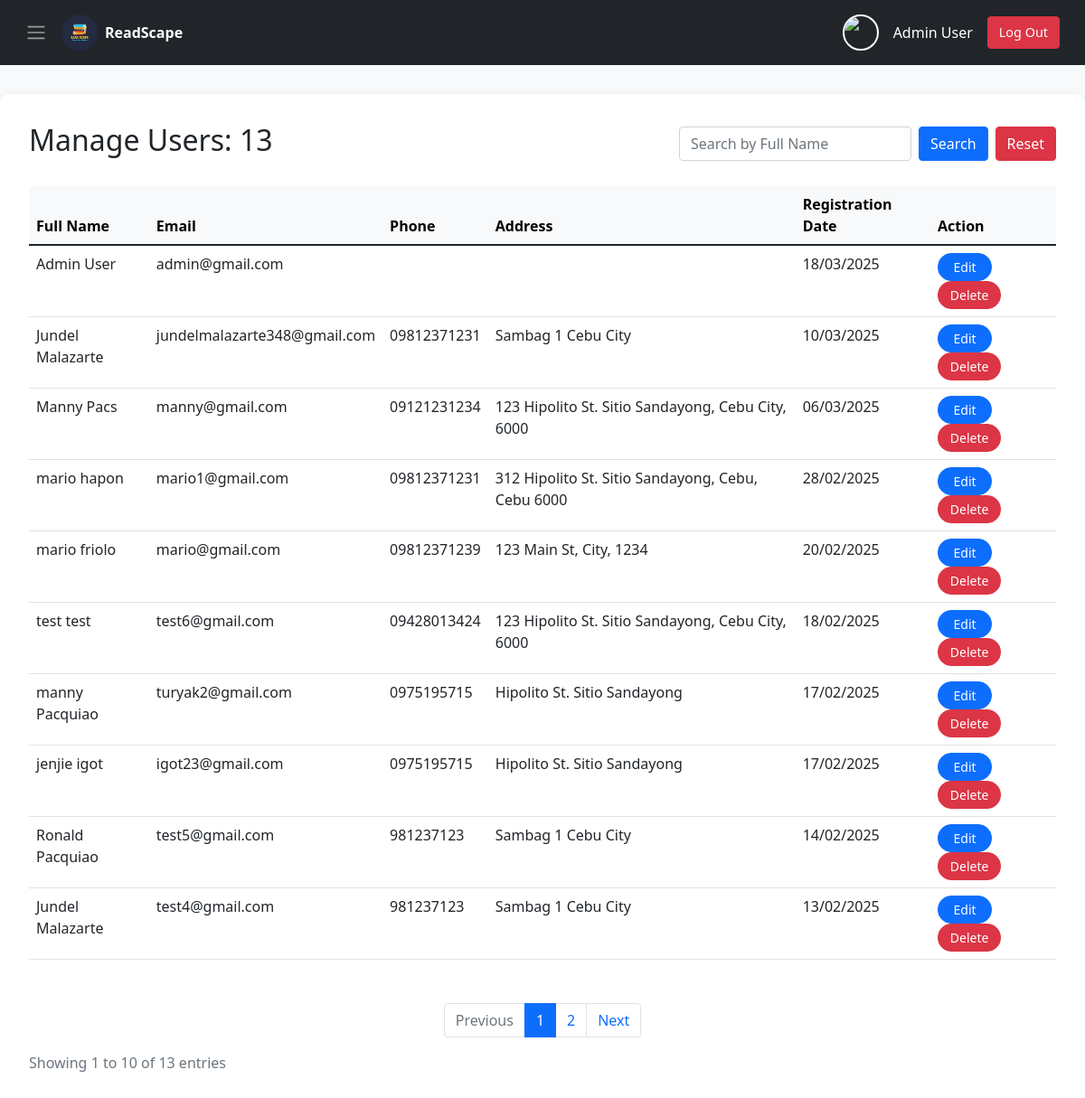
Before: /admin/manage_user.php (signed in) with the older database file.
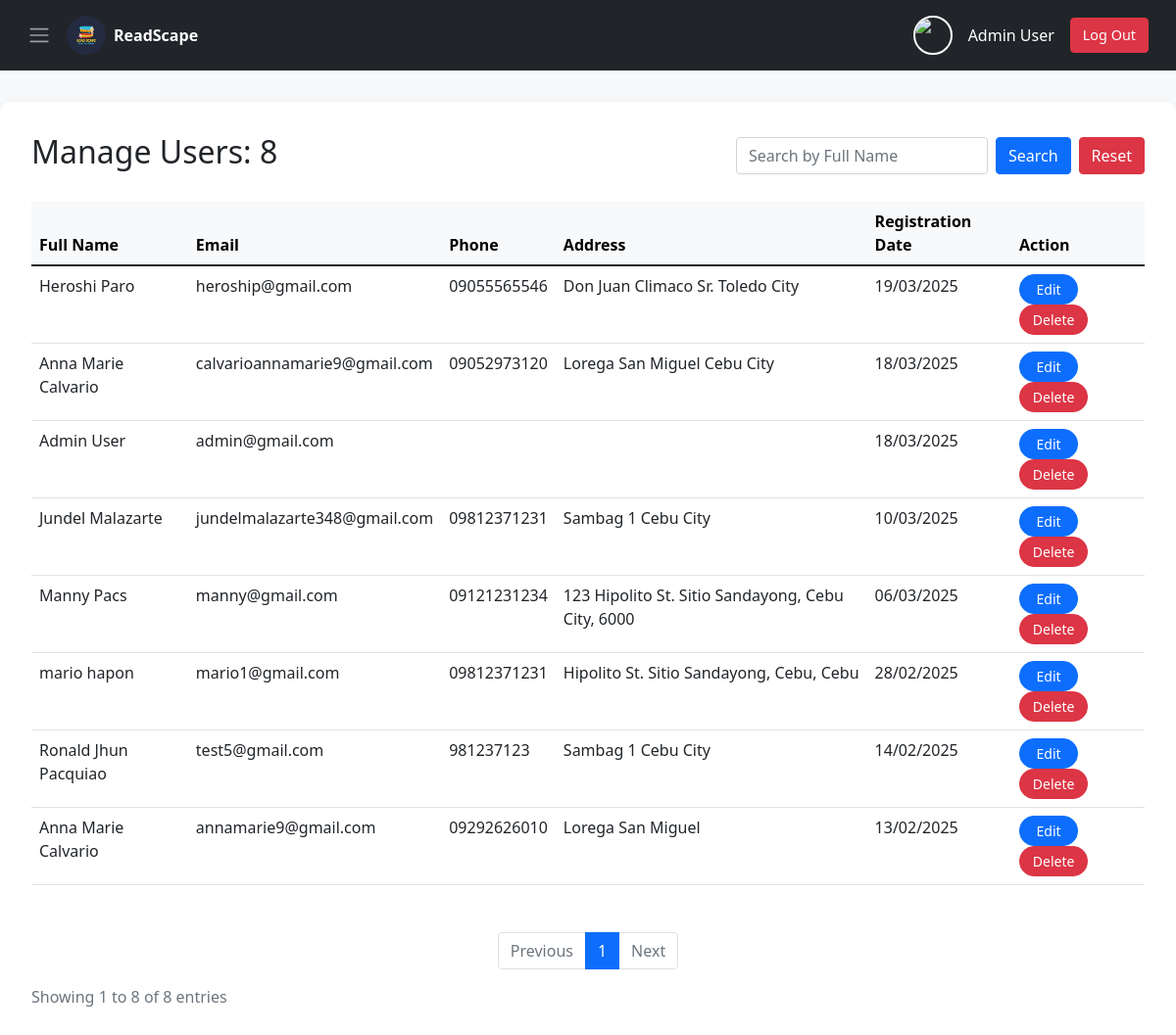
After: the same page with the newer database file.
### tables this page shows
CREATE TABLE `users` (
  `id` int(11) NOT NULL,
  `fname` varchar(50) NOT NULL,
  `lname` varchar(50) NOT NULL,
  `email` varchar(100) NOT NULL,
  `pass` varchar(255) NOT NULL,
  `phone` varchar(15) NOT NULL,
  `address` text NOT NULL,
  `created_at` timestamp NOT NULL DEFAULT current_timestamp(),
  `profile_image` varchar(255) DEFAULT NULL,
  `role` varchar(10) DEFAULT 'user'
);

### admin/manage_user.php (the view, shortened to what the changed rows need)
<?php
@include '../db_connect.php';
$total_users_query = mysqli_query($conn, "SELECT COUNT(*) FROM users");
$total_users = mysqli_fetch_row($total_users_query)[0];
$search = isset($_GET['search']) ? trim($_GET['search']) : '';
$items_per_page = 10;
$page = isset($_GET['page']) && is_numeric($_GET['page']) ? max(1, $_GET['page']) : 1;
$start = ($page - 1) * $items_per_page;
$sql = "SELECT id, fname, lname, email, phone, address, created_at FROM users";
$sql .= " ORDER BY id DESC";
$stmt = mysqli_prepare($conn, $sql);
mysqli_stmt_execute($stmt);
$users_query = mysqli_stmt_get_result($stmt);
$users = [];
while ($row = mysqli_fetch_assoc($users_query)) {
    $users[] = $row;
}
$total_pages = ceil(count($users) / $items_per_page);
$paginated_users = array_slice($users, $start, $items_per_page);
?>
<!DOCTYPE html>
<html lang="en">
<head>
    <link href="https://cdn.jsdelivr.net/npm/bootstrap@5.1.3/dist/css/bootstrap.min.css" rel="stylesheet">
    <link rel="stylesheet" href="https://cdnjs.cloudflare.com/ajax/libs/font-awesome/6.0.0-beta3/css/all.min.css">
</head>
<body>
    <div class="container">
        <div class="d-flex justify-content-between align-items-center mb-4">
            <h2>Manage Users: <?php echo $total_users; ?></h2>
            <div class="d-flex gap-2">
                <form method="GET" class="d-flex gap-2">
                </form>
            </div>
        </div>
        <?php if (empty($paginated_users)): ?>
            <div class="alert alert-info">No users found.</div>
        <?php else: ?>
            <div class="table-responsive">
                <table class="table table-hover">
                    <thead class="table-light">
                        <tr>
                            <th>Full Name</th>
                            <th>Email</th>
                            <th>Phone</th>
                            <th>Address</th>
                            <th>Registration Date</th>
                            <th>Action</th>
                        </tr>
                    </thead>
                    <tbody>
                        <?php foreach ($paginated_users as $user): ?>
                            <tr>
                                <td><?php echo htmlspecialchars($user['fname'] . ' ' . $user['lname']); ?></td>
                                <td><?php echo htmlspecialchars($user['email']); ?></td>
                                <td><?php echo htmlspecialchars($user['phone']); ?></td>
                                <td><?php echo htmlspecialchars($user['address']); ?></td>
                                <td><?php echo date('d/m/Y', strtotime($user['created_at'])); ?></td>
                                <td>
                                    <a href="./edit_user.php?id=<?php echo $user['id']; ?>" class="btn btn-primary btn-sm update-btn" style="width: 60px;">Edit</a>
                                    <button onclick="confirmDelete(<?php echo $user['id']; ?>)" class="btn btn-danger btn-sm delete-btn" style="width: 70px;">
                                        Delete
                                    </button>
                                </td>
                            </tr>
                        <?php endforeach; ?>
                    </tbody>
                </table>
            </div>
            <nav aria-label="Page navigation">
                <ul class="pagination">
                    <li class="page-item <?php echo $page <= 1 ? 'disabled' : ''; ?>">
                        <a class="page-link" href="?page=<?php echo $page - 1; ?>&search=<?php echo $search; ?>">Previous</a>
                    </li>
                    <?php for ($i = 1; $i <= $total_pages; $i++): ?>
                        <li class="page-item <?php echo $i === $page ? 'active' : ''; ?>">
                            <a class="page-link" href="?page=<?php echo $i; ?>&search=<?php echo $search; ?>"><?php echo $i; ?></a>
                        </li>
                    <?php endfor; ?>
                    <li class="page-item <?php echo $page >= $total_pages ? 'disabled' : ''; ?>">
                        <a class="page-link" href="?page=<?php echo $page + 1; ?>&search=<?php echo $search; ?>">Next</a>
                    </li>
                </ul>
            </nav>
            <p class="text-muted">Showing <?php echo $start + 1; ?> to <?php echo min($start + $items_per_page, $total_users); ?> of <?php echo $total_users; ?> entries</p>
        <?php endif; ?>
    </div>
</body>
</html>

Changed rows visible on the page:
removed users: fname+lname "mario friolo", email "mario@gmail.com", phone "09812371239", address "123 Main St, City, 1234", created_at "20/02/2025"
removed users: fname+lname "test test", email "test6@gmail.com", phone "09428013424", address "123 Hipolito St. Sitio Sandayong, Cebu City, 6000", created_at "18/02/2025"
removed users: fname+lname "manny Pacquiao", email "turyak2@gmail.com", phone "0975195715", address "Hipolito St. Sitio Sandayong", created_at "17/02/2025"
removed users: fname+lname "jenjie igot", email "igot23@gmail.com", phone "0975195715", address "Hipolito St. Sitio Sandayong", created_at "17/02/2025", $user['id'] 7 (drawn)
removed users: fname+lname "Jundel Malazarte", email "test4@gmail.com", phone "981237123", address "Sambag 1 Cebu City", created_at "13/02/2025"
added users: fname+lname "Heroshi Paro", email "heroship@gmail.com", phone "09055565546", address "Don Juan Climaco Sr. Toledo City", created_at "19/03/2025"
added users: fname+lname "Anna Marie Calvario", email "calvarioannamarie9@gmail.com", phone "09052973120", address "Lorega San Miguel Cebu City", created_at "18/03/2025"
changed users "mario hapon": address "312 Hipolito St. Sitio Sandayong, Cebu, Cebu 6000" → "Hipolito St. Sitio Sandayong, Cebu, Cebu"
changed users "test5@gmail.com": fname+lname "Ronald Pacquiao" → "Ronald Jhun Pacquiao"
now on this page (row unchanged): users: fname+lname "Anna Marie Calvario", email "annamarie9@gmail.com", phone "09292626010", address "Lorega San Miguel", created_at "13/02/2025"
Other visible differences:
$total_users: "13" → "8"
min($start + $items_per_page, $total_users): "10" → "8"
list line gone: "2"
